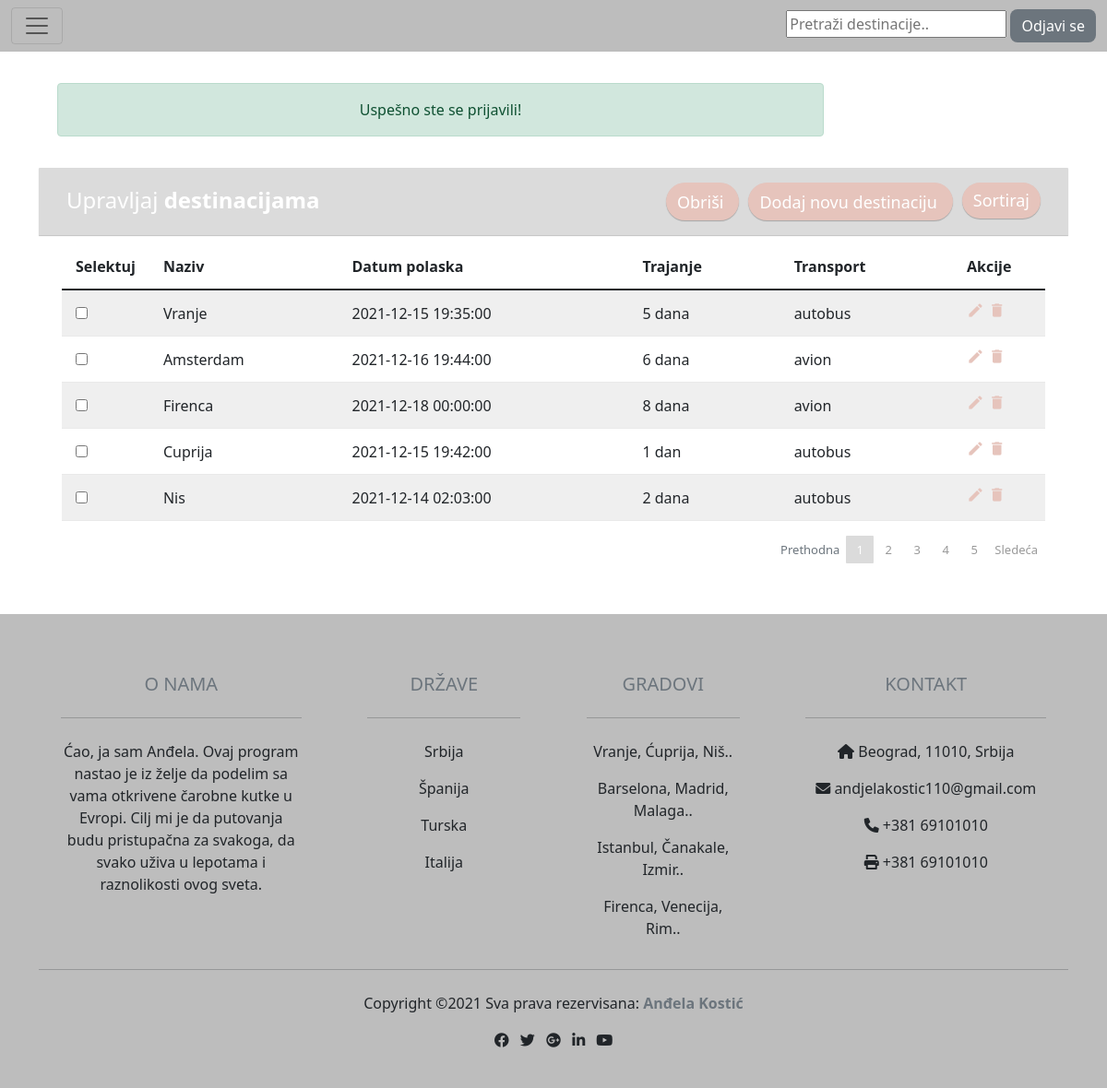
The app's page /glavna.php (signed in) with its own data.
### tables this page shows
CREATE TABLE `destinacije` (
  `id` int(11) NOT NULL,
  `naziv` varchar(255) NOT NULL,
  `datum` datetime NOT NULL,
  `trajanje` varchar(255) NOT NULL,
  `transport` varchar(255) NOT NULL,
  `userid` int(11) NOT NULL
);

### glavna.php (the view, shortened to what this page needs)
<?php
require 'config.php';
$rezultat = mysqli_query($conn, "SELECT * FROM destinacije");
?>
<!DOCTYPE html>
<html lang="en">
<head>
    <link rel="stylesheet" type="text/css" href="css/glavna.css">
    <link rel="stylesheet" href="https://cdn.jsdelivr.net/npm/bootstrap@5.1.3/dist/css/bootstrap.min.css">
    <link rel="stylesheet" href="https://cdnjs.cloudflare.com/ajax/libs/font-awesome/6.0.0-beta2/css/all.min.css" />
</head>
<body>
    <nav class="navbar navbar-light" style="background-color: #bdbdbd;">
        <div class="container-fluid">
            <button class="navbar-toggler" type="button" data-bs-toggle="collapse" data-bs-target="#navbarToggleExternalContent" aria-controls="navbarToggleExternalContent" aria-expanded="false" aria-label="Toggle navigation">
                <span class="navbar-toggler-icon"></span>
            </button>
            <div style=" float: right;">
                <input type="text" id="mojInput" onkeyup="pretrazi()" placeholder="Pretraži destinacije.." title="Upiši naziv">
                <a href="logout.php" class="btn btn-secondary" style="min-width: 90px; border-radius: 8px; border: none;">Odjavi se</a>
            </div>
        </div>
    </nav>
    <br>
    <div class="container w-100" style="margin:0%; margin:10px; float: right;">
        <div class="row">
            <div class="col-md-9">
                <div class="alert alert-success" role="alert" style=" text-align: center;">
                    <?php echo "Uspešno ste se prijavili!"; ?>
                </div>
            </div>
        </div>
    </div>
    <br>
    <br>
    <br>
    <div class="container">
        <div class="table-wrapper">
            <div class="table-title">
                <div class="row">
                    <div class="col-sm-6">
                        <h2>Upravljaj <b>destinacijama</b></h2>
                    </div>
                    <div class="col-sm-6">
                        <button id="btn-sortiraj" class="btn btn-normal" onclick="sortirajTabelu()">Sortiraj</button>
                        <button id="btn-dodaj" data-bs-target="#dodajDestinacijuModal" class="btn btn-second" data-bs-toggle="modal"> <span>Dodaj novu destinaciju</span></button>
                        <button type="button" data-bs-target="#obrisiDestinacijuModal" class="btn btn-second" data-bs-toggle="modal"> <span>Obriši</span></button>
                    </div>
                </div>
            </div>
            <table id="mojaTabela" class="table table-striped table-hover">
                <thead class="thead">
                    <tr>
                        <th>Selektuj</th>
                        <th>Naziv</th>
                        <th>Datum polaska</th>
                        <th>Trajanje</th>
                        <th>Transport</th>
                        <th>Akcije</th>
                    </tr>
                </thead>
                <tbody>
                    <?php
                    while ($red = mysqli_fetch_array($rezultat)) {
                    ?>
                        <tr>
                            <td>
                                <label class="form-check-label">
                                    <input type="checkbox" name="cekirana" value="<?php echo $red['id']; ?> ">
                                </label>
                            </td>
                            <td><?php echo $red["naziv"]; ?></td>
                            <td><?php echo $red["datum"]; ?></td>
                            <td><?php echo $red["trajanje"]; ?></td>
                            <td><?php echo $red["transport"]; ?></td>
                            <td>
                                <a href="#izmeniDestinacijuModal" class="edit" data-bs-toggle="modal"><i class="btn-izmeni material-icons" data-bs-toggle="tooltip" title="Izmeni">&#xE254;</i></a>
                                <a href="#obrisiDestinacijuModal" class="delete" data-bs-toggle="modal"><i class=" material-icons" data-bs-toggle="tooltip" title="Obriši">&#xE872;</i></a>
                            </td>
                        </tr>
                    <?php
                    }
                    ?>
                </tbody>
            </table>
            <nav aria-label="Navigacija" class="clearfix">
                <ul class="pagination justify-content-center">
                    <li class="page-item disabled"><a class="page-link" href="#" tabindex="-1" aria-disabled="true">Prethodna</a></li>
                    <li class="page-item active"><a href="#" class="page-link">1</a></li>
                    <li class="page-item"><a href="#" class="page-link">2</a></li>
                    <li class="page-item "><a href="#" class="page-link">3</a></li>
                    <li class="page-item"><a href="#" class="page-link">4</a></li>
                    <li class="page-item"><a href="#" class="page-link">5</a></li>
                    <li class="page-item"><a href="#" class="page-link">Sledeća</a></li>
                </ul>
            </nav>
        </div>
    </div>
    <?php
    include 'zaglavlja/footer.php';
    ?>
</body>
</html>

### zaglavlja/footer.php (shortened to what this page needs)
<!DOCTYPE html>
<html lang="en">
<head>
</head>
<body>
    <footer class=" text-dark pt-5 pb-4" style="background-color: #bdbdbd;">
        <div class="container text-center text-md-left">
            <div class="row text-center text-md-left">
                <div class="col-md-3 col-lg-3 col-xl-3 mx-auto mt-3">
                    <h5 class="text-uppercase mb-4 font-weight-bold text-secondary">O nama</h5>
                    <hr class="mb-4">
                    <p>Ćao, ja sam Anđela. Ovaj program nastao je iz želje da podelim sa vama otkrivene čarobne kutke u Evropi. Cilj mi je da putovanja budu pristupačna za svakoga, da svako uživa u lepotama i raznolikosti ovog sveta. </p>
                </div>
                <div class="col-md-2 col-lg-2 col-xl-2 mx-auto mt-3">
                    <h5 class="text-uppercase mb-4 font-weight-bold text-secondary">Države</h5>
                    <hr class="mb-4">
                    <p>
                        <a href="#" class="text-dark" style="text-decoration: none;"> Srbija</a>
                    </p>
                    <p>
                        <a href="#" class="text-dark" style="text-decoration: none;"> Španija</a>
                    </p>
                    <p>
                        <a href="#" class="text-dark" style="text-decoration: none;"> Turska</a>
                    </p>
                    <p>
                        <a href="#" class="text-dark" style="text-decoration: none;"> Italija</a>
                    </p>
                </div>
                <div class="col-md-3 col-lg-2 col-xl-2 mx-auto mt-3">
                    <h5 class="text-uppercase mb-4 font-weight-bold text-secondary">Gradovi</h5>
                    <hr class="mb-4">
                    <p>
                        <a href="#" class="text-dark" style="text-decoration: none;"> Vranje, Ćuprija, Niš..</a>
                    </p>
                    <p>
                        <a href="#" class="text-dark" style="text-decoration: none;"> Barselona, Madrid, Malaga..</a>
                    </p>
                    <p>
                        <a href="#" class="text-dark" style="text-decoration: none;"> Istanbul, Čanakale, Izmir..</a>
                    </p>
                    <p>
                        <a href="#" class="text-dark" style="text-decoration: none;"> Firenca, Venecija, Rim..</a>
                    </p>
                </div>
                <div class="col-md-4 col-lg-3 col-xl-3 mx-auto mt-3">
                    <h5 class="text-uppercase mb-4 font-weight-bold text-secondary"> Kontakt</h5>
                    <hr class="mb-4">
                    <p>
                        <i class="fas fa-home mr-3"></i> Beograd, 11010, Srbija
                    </p>
                    <p>
                        <i class="fas fa-envelope mr-3"></i> andjelakostic110@gmail.com
                    </p>
                    <p>
                        <i class="fas fa-phone mr-3"></i> +381 69101010
                    </p>
                    <p>
                        <i class="fas fa-print	 mr-3"></i> +381 69101010
                    </p>
                </div>
            </div>
            <hr class="mb-4">
            <div class=" row d-flex justify-content-center">
                <div>
                    <p> Copyright ©2021 Sva prava rezervisana:
                        <a href="#" style="text-decoration: none;">
                            <strong class="text-secondary">Anđela Kostić</strong>
                        </a>
                    </p>
                </div>
            </div>
            <div class="row d-flex justify-content-center">
                <div class="text-center ">
                    <ul class="list-unstyled list-inline">
                        <li class="list-inline-item">
                            <a href="#" class="text-dark"><i class="fab fa-facebook"></i></a>
                        </li>
                        <li class="list-inline-item">
                            <a href="#" class="text-dark"><i class="fab fa-twitter"></i></a>
                        </li>
                        <li class="list-inline-item">
                            <a href="#" class=" text-dark"><i class="fab fa-google-plus"></i></a>
                        </li>
                        <li class="list-inline-item">
                            <a href="#" class=" text-dark"><i class="fab fa-linkedin-in"></i></a>
                        </li>
                        <li class="list-inline-item">
                            <a href="#" class=" text-dark"><i class="fab fa-youtube"></i></a>
                        </li>
                    </ul>
                </div>
            </div>
        </div>
</body>
</html>

### css/glavna.css (style rules this page uses)
body { color: #566787; background: #e6c4bc; font-family: 'Varela Round', sans-serif; font-size: 13px; }
.table-wrapper { background: #fff; padding: 20px 25px; margin: 30px 0; border-radius: 1px; box-shadow: #dbdbdb; }
.table-title { padding-bottom: 15px; background: #dbdbdb !important; color: #fff; padding: 16px 30px; margin: -20px -25px 10px; border-radius: 1px 1px 0 0; box-shadow: 0 1px 1px rgba(0, 0, 0, 0.247); }
.table-title h2 { margin: 5px 0 0; font-size: 24px; }
.table-title .btn { color: #fff; float: right; border: none; min-width: 50px; border: none; outline: none !important; margin-left: 10px; box-shadow: 0 1px 1px rgba(0, 0, 0, 0.247); background-color: #e6c4bc; font-size: 18px; border-radius: 28px; }
.table-title .btn span { float: left; margin-top: 2px; font-size: 18px; margin-right: 5px; }
table.table tr th, table.table tr td { border-color: #e9e9e9; padding: 12px 15px; vertical-align: middle; }
table.table tr th:first-child { width: 60px; }
table.table tr th:last-child { width: 100px; }
table.table-striped tbody tr:nth-of-type(odd) { background-color: #fcfcfc; }
table.table td a { font-weight: bold; color: #afafaf; display: inline-block; text-decoration: none; outline: none !important; }
table.table td a.edit { color: #e6c4bc; }
table.table td a.delete { color: #e6c4bc; }
table.table td i { font-size: 19px; }
.pagination { float: right; margin: 0 0 5px; }
.pagination li a { border: none; font-size: 13px; min-width: 30px; min-height: 30px; color: #999; margin: 0 2px; line-height: 30px; border-radius: 1px !important; text-align: center; padding: 0 6px; }
.pagination li.active a, .pagination li.active a.page-link { background: #dbdbdb; }

### records on screen
destinacije: naziv "Vranje", datum "2021-12-15 19:35:00", trajanje "5 dana", transport "autobus"
destinacije: naziv "Amsterdam", datum "2021-12-16 19:44:00", trajanje "6 dana", transport "avion"
destinacije: naziv "Firenca", datum "2021-12-18 00:00:00", trajanje "8 dana", transport "avion"
destinacije: naziv "Cuprija", datum "2021-12-15 19:42:00", trajanje "1 dan", transport "autobus"
destinacije: naziv "Nis", datum "2021-12-14 02:03:00", trajanje "2 dana", transport "autobus"
